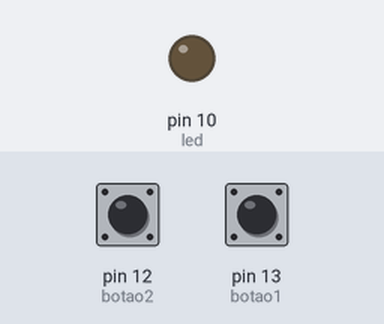
The sketch below on a simulated Arduino Uno, built with avr-gcc and run on an emulated ATmega328P. Shown: output pins drawn as LEDs (lit = HIGH). The inputs (shaded band) are chosen by the test bench; at power-on: pin 13 (botao1) HIGH, pin 12 (botao2) HIGH.

Above: at 1.2 s.
1.3 s: pin 13 (botao1) pulled LOW for 0.15 s
At 2.1 s:
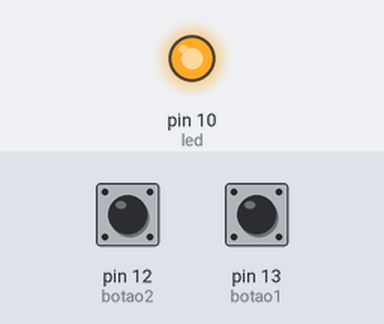
2.9 s: pin 12 (botao2) pulled LOW for 0.15 s
At 3.3 s:
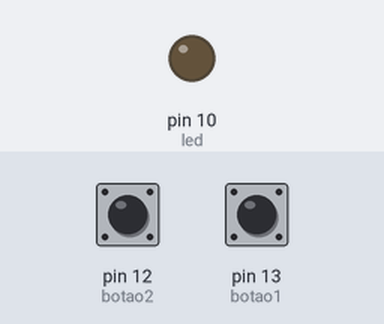
4.5 s: pin 13 (botao1) pulled LOW for 1 s
At 5.8 s:
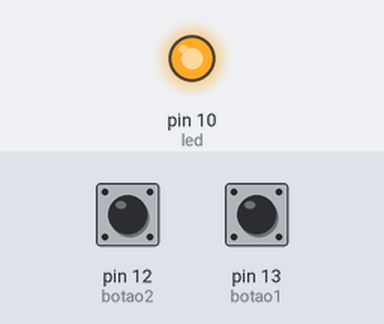
7.0 s: pin 12 (botao2) driven LOW and pin 13 (botao1) driven LOW
At 7.9 s:
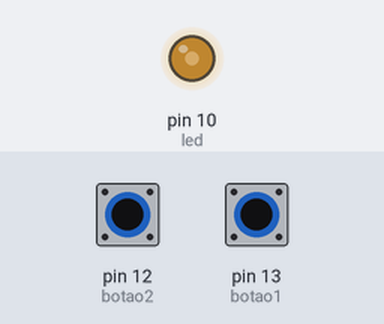
8.5 s: pin 12 (botao2) driven HIGH
At 9.8 s:
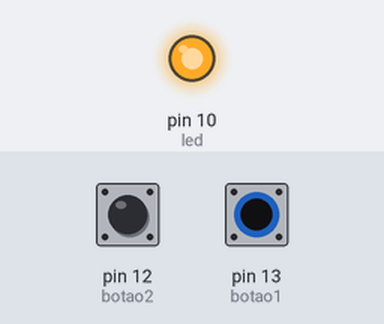
Timing chart, 0 to 11.0 s (numbered marks = the images above; inputs shaded):
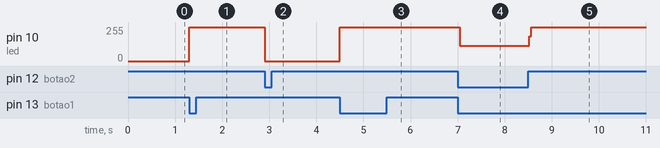

Measured:
- after the input at 1.3 s, pin 10 (led): 0/255 → 255/255 at once
- after the input at 2.9 s, pin 10 (led): 255/255 → 0/255 at once
- after the input at 4.5 s, pin 10 (led): 0/255 → 255/255 at once
- after the input at 7.0 s, pin 10 (led): 255/255 → 114/255 at once
- after the input at 8.5 s, pin 10 (led): 114/255 → 255/255 at once

The sketch:

4._Um_Botao_Liga_E_Outro_Botao_Desliga.ino
```cpp
#define botao1 13
#define botao2 12
#define led 10

void setup() {
  pinMode(botao1, INPUT);
  pinMode(botao2, INPUT);
  pinMode(led, OUTPUT);
}

void loop() {
  if (digitalRead(botao1) == LOW) {
    digitalWrite(led, HIGH);
  }
  if (digitalRead(botao2) == LOW) {
    digitalWrite(led, LOW);
  }
}
```
